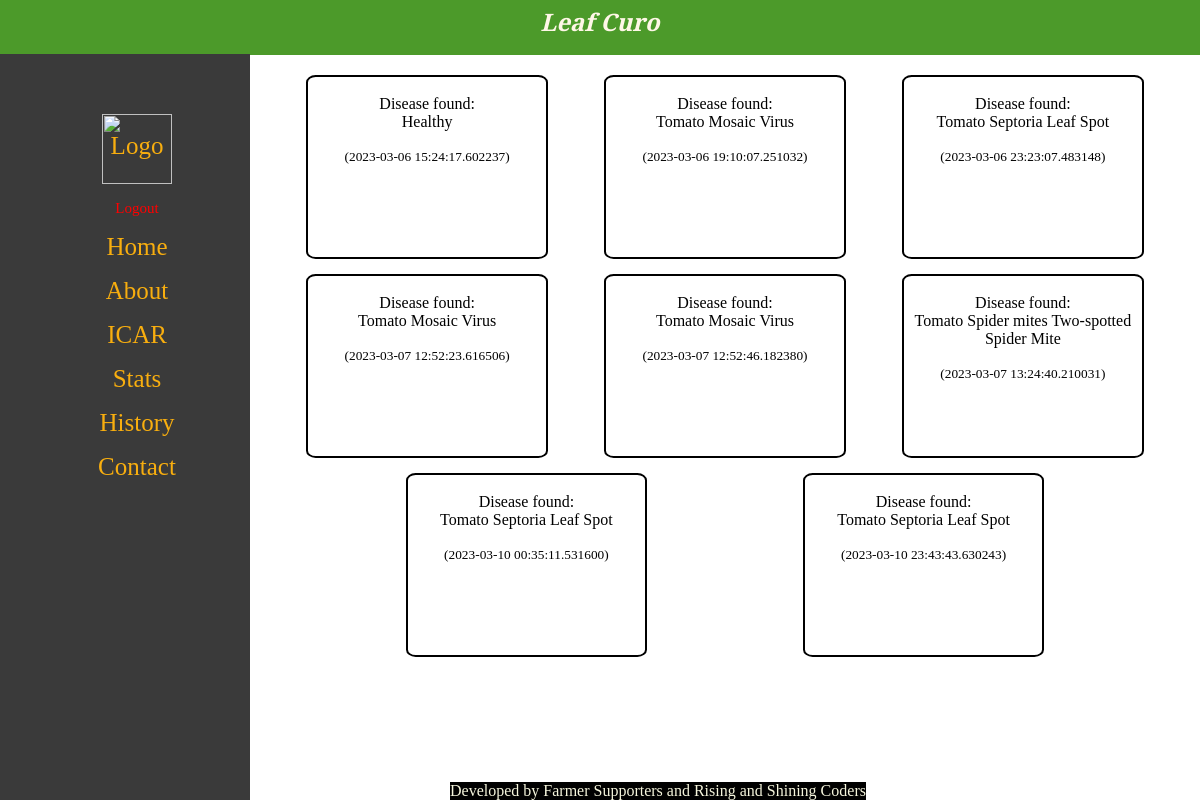
Screenshot of /history.html (signed in) with the database file from the repository.
### tables this page shows
CREATE TABLE history(
    img_id INTEGER  PRIMARY KEY AUTOINCREMENT,
    id_user INTEGER NOT NULL,
    image_url BLOB NOT NULL,
    disease VARCHAR(100),
    date_time DATE DEFAULT CURRENT_TIMESTAMP NOT NULL,
    FOREIGN KEY(id_user) REFERENCES members(user_id)
);

### app.py (the view)
@app.route('/history.html')
def history():
    conn=sqlite3.connect('instance/users.db')
    con=conn.cursor()
    stat=f"SELECT * FROM history WHERE id_user='{uid}'"
    con.execute(stat)
    data = con.fetchall()
    img=[]
    for i in data:
        n=str(i[0])
        photoPath = "uploads/" +n + ".jpg"
        writeTofile(i[2], photoPath)
        img+=(photoPath,)
    print(img)
    return render_template('history.html', logs=zip(data, img))

### app.py (called while the page is built)
def writeTofile(data, filename):
    with open(filename, 'wb') as file:
        file.write(data)

### templates/history.html (shortened to what this page needs)
{% extends 'base.html' %}
{% block content %}
    <div class="hbox mid">
        {% for his, i in logs %}
            <div class="hcard">
                <br><div class="htext">
                Disease found:
                <br>{{his[3]}}
            </div>
                <br><sub>({{his[4]}})</sub>
            </div>
        {% endfor %}
    </div>
{% endblock content %}

### templates/base.html (shortened to what this page needs)
<html lang="en">
<head>
    <link href="{{ url_for('static', filename='css/main.css') }}" rel="stylesheet">
    <link href="{{ url_for('static', filename='css/project.css') }}" rel="stylesheet">
</head>
<body>
    <nav>
    <div class="nav-top">
        <h1>Leaf Curo</h1>
    </div>
</nav>
    <div id="mySidenav" class="sidenav">
        <a style="padding-top:0px;" href="profile.html"><img src="https://cdn-icons-png.flaticon.com/512/190/190683.png" alt="Logo" style="height: 70px;"></a>
        <a href="logout" style="font-size: 15px; color: red;">Logout</a>
        <a href="/">Home</a>
        <a href="about.html">About</a>
        <a href="https://icar.org.in/">ICAR</a>
        <a href="https://www.indiastat.com/data/agriculture/tomato">Stats</a>
        <a href="history.html">History</a>
        <a href="contact.html">Contact</a>
      </div>
      <center>
      <div class="container">
          <div id="content" >{% block content %}{% endblock %}</div>
      </div>
    </center>
</body>
<footer style=" margin-bottom: 0;background-color: black;color: beige;">
    Developed by Farmer Supporters and Rising and Shining Coders
</footer>
</html>

### static/css/main.css (style rules this page uses)
* { margin: 0; padding: 0; }
footer { margin-left: 450px; position: fixed; bottom: 0; }
.nav-top { height:50px; font-style:italic; background-color: 4C9A2A; margin:0px; width: 100%; position: fixed; text-align: center; padding-top: 5px; font-family: 'Libre Baskerville', serif; color: #fff7e7; }
.mid { margin-left: 250px; }

### static/css/project.css (style rules this page uses)
nav { background-color: #333; height: 50px; width: 100%; }
a { display: block; color: white; text-align: center; padding: 14px 16px; text-decoration: none; }
.sidenav { margin-top: 54px; height: 100%; width: 250px; position: fixed; z-index: 1; top: 0; left: 0; background-color: #3a3a3a; overflow-x: hidden; padding-top: 60px; transition: 0.5s; }
.sidenav a { padding: 8px 8px 8px 32px; text-decoration: none; font-size: 25px; color: #f8ae0f; display: block; transition: 0.3s; }
#content { margin-top: 20px; }

### templates/history.html (style rules this page uses)
.hbox { margin-left: 250px; display: flex; flex-wrap: wrap; justify-content: space-evenly; align-content: center; }
.hcard { height:180px; width: 40%; margin-top: 5px; margin-bottom: 10px; border: 2px black solid; border-radius: 4%; align-items: center; flex-basis: 25%; }

### rows the page displays
history: disease "Healthy", date_time "2023-03-06 15:24:17.602237"
history: disease "Tomato Mosaic Virus", date_time "2023-03-06 19:10:07.251032"
history: disease "Tomato Septoria Leaf Spot", date_time "2023-03-06 23:23:07.483148"
history: disease "Tomato Mosaic Virus", date_time "2023-03-07 12:52:23.616506"
history: disease "Tomato Mosaic Virus", date_time "2023-03-07 12:52:46.182380"
history: disease "Tomato Spider mites Two-spotted Spider Mite", date_time "2023-03-07 13:24:40.210031"
history: disease "Tomato Septoria Leaf Spot", date_time "2023-03-10 00:35:11.531600"
history: disease "Tomato Septoria Leaf Spot", date_time "2023-03-10 23:43:43.630243"
